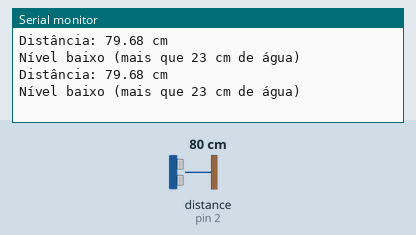
Recording of a sketch running on a simulated Arduino Uno, built with avr-gcc and run on an emulated ATmega328P. Shown: the last lines printed to the serial monitor. Wiring (inferred from the names in the program): ultrasonic range finder: trigger pin 4; echo pin 2. Inputs (shaded band) come from the test bench; at power-on: distance to the obstacle (sensor on pin 2) 80 cm. The echo pulse lasts 58.3 µs per cm.

Above: at 1.8 s.
1.9 s: distance to the obstacle (sensor on pin 2) set to 27 cm
At 2.8 s:
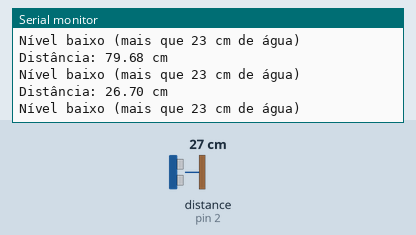
3.4 s: distance to the obstacle (sensor on pin 2) set to 21 cm
At 4.8 s:
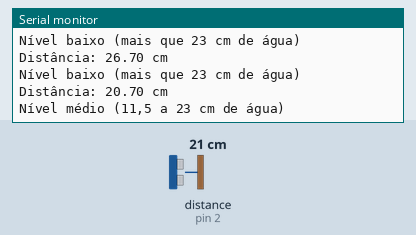
Timing chart, 0 to 6.4 s (numbered marks = the images above; inputs shaded):
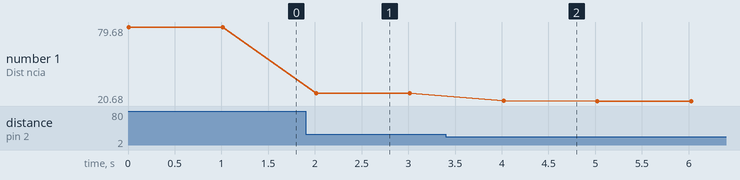

Measured:
- the behaviour switches between 24 and 23 cm on distance to the obstacle (sensor on pin 2) (found by bisection; images 1 and 2)
- after the input at 1.9 s, the serial monitor: prints a new line after 0.11 s (image 1)
- after the input at 3.4 s, the serial monitor: prints a new line after 0.62 s (image 2)
- plotted number 1: 79.68 → 26.7 after the input at 1.9 s, 26.7 → 20.68 after the input at 3.4 s

The sketch:

nivel-agua.ino
```cpp
const int PINO_TRIG = 4; // Pino D4 conectado ao TRIG do HC-SR04
const int PINO_ECHO = 2; // Pino D2 conectado ao ECHO do HC-SR04

void setup() {
  Serial.begin(115200); // Inicializa a comunicação serial
  pinMode(PINO_TRIG, OUTPUT); // Configura o pino TRIG como saída
  pinMode(PINO_ECHO, INPUT); // Configura o pino ECHO como entrada
}

void loop() {
  digitalWrite(PINO_TRIG, LOW);
  delayMicroseconds(2);
  digitalWrite(PINO_TRIG, HIGH);
  delayMicroseconds(10);
  digitalWrite(PINO_TRIG, LOW);

  long duracao = pulseIn(PINO_ECHO, HIGH); // Mede o tempo de resposta do ECHO
  float distancia = (duracao * 0.0343) / 2; // Calcula a distância usando a velocidade do som (aproximadamente 343 m/s)

  Serial.print("Distância: ");
  Serial.print(distancia);
  Serial.println(" cm");

  // Verifica o nível de água e imprime a condição
  if (distancia > 23) {
    Serial.println("Nível baixo (mais que 23 cm de água)");
  } else if (distancia >= 11.5 && distancia <= 23) {
    Serial.println("Nível médio (11,5 a 23 cm de água)");
  } else if (distancia < 11.5) {
    Serial.println("Nível alto (menos que 11,5 cm de água)");
  }

  delay(1000); // Aguarda 1 segundo antes de fazer a próxima leitura
}
```
